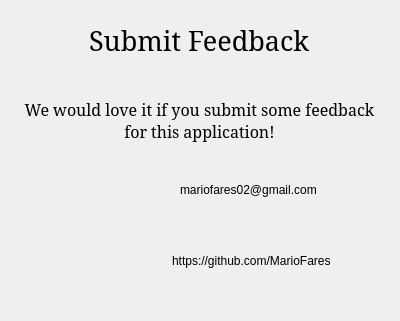
<?xml version="1.0" encoding="UTF-8"?>
<ui version="4.0">
 <class>Dialog</class>
 <widget class="QDialog" name="Dialog">
  <property name="geometry">
   <rect>
    <x>0</x>
    <y>0</y>
    <width>400</width>
    <height>321</height>
   </rect>
  </property>
  <property name="windowTitle">
   <string>Dialog</string>
  </property>
  <widget class="QWidget" name="horizontalLayoutWidget">
   <property name="geometry">
    <rect>
     <x>-1</x>
     <y>0</y>
     <width>401</width>
     <height>80</height>
    </rect>
   </property>
   <layout class="QHBoxLayout" name="title_layout">
    <item>
     <spacer name="title_left_spacer">
      <property name="orientation">
       <enum>Qt::Horizontal</enum>
      </property>
      <property name="sizeHint" stdset="0">
       <size>
        <width>40</width>
        <height>20</height>
       </size>
      </property>
     </spacer>
    </item>
    <item>
     <widget class="QLabel" name="title_label">
      <property name="font">
       <font>
        <family>Garamond</family>
        <pointsize>20</pointsize>
       </font>
      </property>
      <property name="text">
       <string>Submit Feedback</string>
      </property>
     </widget>
    </item>
    <item>
     <spacer name="title_right_spacer">
      <property name="orientation">
       <enum>Qt::Horizontal</enum>
      </property>
      <property name="sizeHint" stdset="0">
       <size>
        <width>40</width>
        <height>20</height>
       </size>
      </property>
     </spacer>
    </item>
   </layout>
  </widget>
  <widget class="QWidget" name="horizontalLayoutWidget_2">
   <property name="geometry">
    <rect>
     <x>-1</x>
     <y>80</y>
     <width>401</width>
     <height>80</height>
    </rect>
   </property>
   <layout class="QHBoxLayout" name="text_layout">
    <item>
     <spacer name="text_left_spacer">
      <property name="orientation">
       <enum>Qt::Horizontal</enum>
      </property>
      <property name="sizeHint" stdset="0">
       <size>
        <width>40</width>
        <height>20</height>
       </size>
      </property>
     </spacer>
    </item>
    <item>
     <widget class="QLabel" name="text_label">
      <property name="font">
       <font>
        <family>Garamond</family>
        <pointsize>12</pointsize>
       </font>
      </property>
      <property name="text">
       <string>We would love it if you submit some feedback for this application!</string>
      </property>
      <property name="alignment">
       <set>Qt::AlignCenter</set>
      </property>
      <property name="wordWrap">
       <bool>true</bool>
      </property>
     </widget>
    </item>
    <item>
     <spacer name="text_right_spacer">
      <property name="orientation">
       <enum>Qt::Horizontal</enum>
      </property>
      <property name="sizeHint" stdset="0">
       <size>
        <width>40</width>
        <height>20</height>
       </size>
      </property>
     </spacer>
    </item>
   </layout>
  </widget>
  <widget class="QWidget" name="horizontalLayoutWidget_3">
   <property name="geometry">
    <rect>
     <x>100</x>
     <y>160</y>
     <width>217</width>
     <height>60</height>
    </rect>
   </property>
   <layout class="QHBoxLayout" name="gmail_layout">
    <item>
     <widget class="QPushButton" name="gmail_pushButton">
      <property name="cursor">
       <cursorShape>PointingHandCursor</cursorShape>
      </property>
      <property name="text">
       <string/>
      </property>
      <property name="icon">
       <iconset>
        <normaloff>../Icons/gmail_icon.png</normaloff>../Icons/gmail_icon.png</iconset>
      </property>
      <property name="iconSize">
       <size>
        <width>50</width>
        <height>50</height>
       </size>
      </property>
      <property name="flat">
       <bool>true</bool>
      </property>
     </widget>
    </item>
    <item>
     <widget class="QLabel" name="gmail_label">
      <property name="font">
       <font>
        <italic>false</italic>
       </font>
      </property>
      <property name="text">
       <string>mariofares02@gmail.com</string>
      </property>
     </widget>
    </item>
   </layout>
  </widget>
  <widget class="QWidget" name="horizontalLayoutWidget_4">
   <property name="geometry">
    <rect>
     <x>110</x>
     <y>230</y>
     <width>221</width>
     <height>61</height>
    </rect>
   </property>
   <layout class="QHBoxLayout" name="github_layout">
    <item>
     <widget class="QPushButton" name="github_pushButton">
      <property name="cursor">
       <cursorShape>PointingHandCursor</cursorShape>
      </property>
      <property name="text">
       <string/>
      </property>
      <property name="icon">
       <iconset>
        <normaloff>../Icons/github_icon.png</normaloff>../Icons/github_icon.png</iconset>
      </property>
      <property name="iconSize">
       <size>
        <width>50</width>
        <height>50</height>
       </size>
      </property>
      <property name="flat">
       <bool>true</bool>
      </property>
     </widget>
    </item>
    <item>
     <widget class="QLabel" name="github_label">
      <property name="font">
       <font>
        <italic>false</italic>
       </font>
      </property>
      <property name="text">
       <string>https://github.com/MarioFares</string>
      </property>
     </widget>
    </item>
   </layout>
  </widget>
 </widget>
 <resources/>
 <connections/>
</ui>
